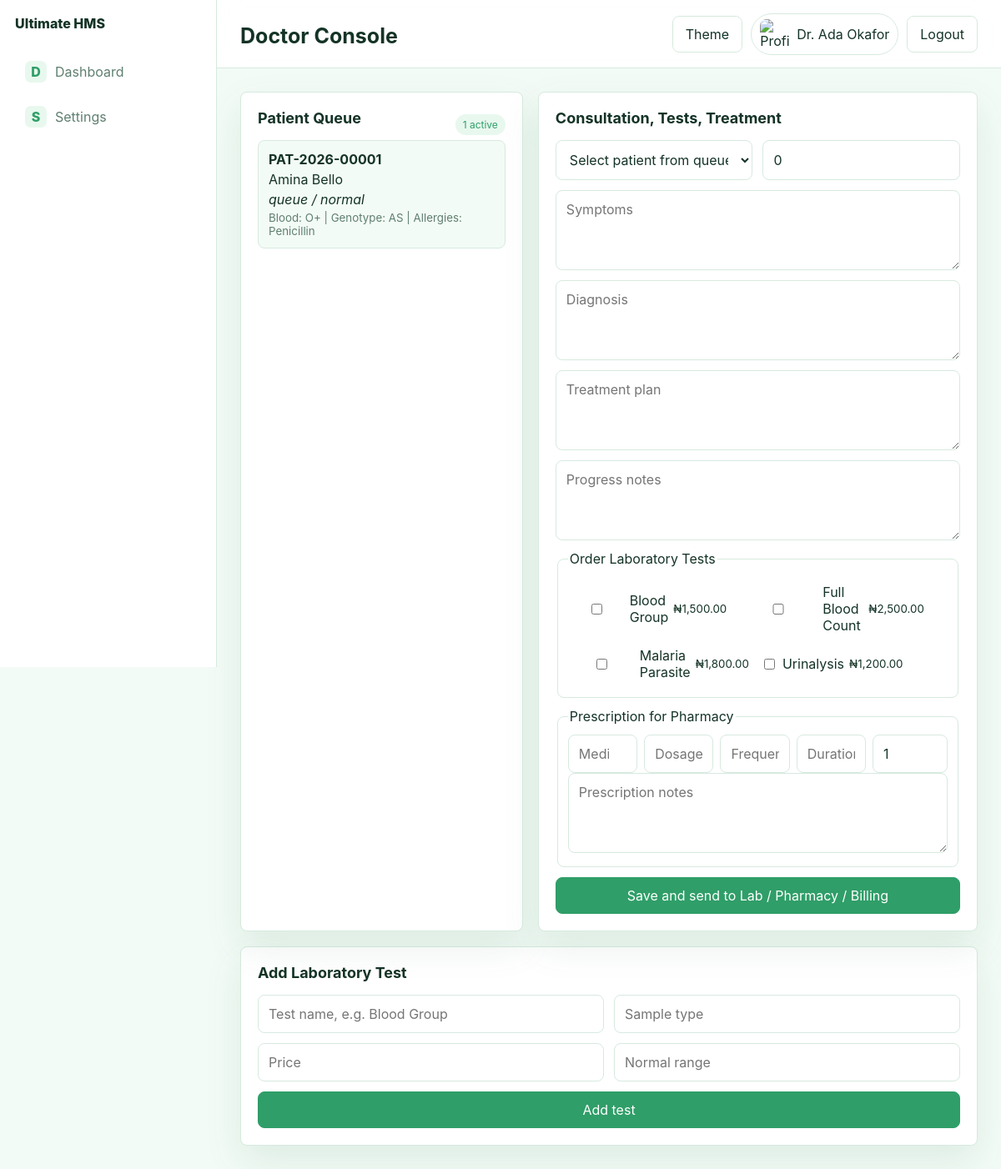
The page /admin/doctor-console.php (signed in) on the database its author committed.
### tables this page shows
CREATE TABLE IF NOT EXISTS visits (
  id INT AUTO_INCREMENT PRIMARY KEY,
  visit_no VARCHAR(40) NOT NULL UNIQUE,
  patient_id INT NOT NULL,
  appointment_id INT NULL,
  doctor_id INT NULL,
  status ENUM('queue','consulting','lab','pharmacy','billing','admitted','closed') DEFAULT 'queue',
  priority ENUM('normal','urgent','emergency') DEFAULT 'normal',
  created_at TIMESTAMP DEFAULT CURRENT_TIMESTAMP,
  closed_at DATETIME NULL,
  CONSTRAINT fk_visit_patient FOREIGN KEY (patient_id) REFERENCES patients(id),
  CONSTRAINT fk_visit_appointment FOREIGN KEY (appointment_id) REFERENCES appointments(id) ON DELETE SET NULL,
  CONSTRAINT fk_visit_doctor FOREIGN KEY (doctor_id) REFERENCES users(id) ON DELETE SET NULL,
  INDEX idx_visit_status (status, created_at)
);

CREATE TABLE IF NOT EXISTS patients (
  id INT AUTO_INCREMENT PRIMARY KEY,
  patient_no VARCHAR(40) NOT NULL UNIQUE,
  first_name VARCHAR(80) NOT NULL,
  last_name VARCHAR(80) NOT NULL,
  gender ENUM('male','female','other') NOT NULL,
  date_of_birth DATE NULL,
  blood_group VARCHAR(8) NULL,
  genotype VARCHAR(8) NULL,
  allergies TEXT NULL,
  phone VARCHAR(40) NULL,
  email VARCHAR(160) NULL,
  address TEXT NULL,
  emergency_name VARCHAR(160) NULL,
  emergency_phone VARCHAR(40) NULL,
  portal_user_id INT NULL,
  created_at TIMESTAMP DEFAULT CURRENT_TIMESTAMP,
  updated_at TIMESTAMP NULL ON UPDATE CURRENT_TIMESTAMP,
  FULLTEXT KEY idx_patient_search (patient_no, first_name, last_name, phone),
  CONSTRAINT fk_patient_portal_user FOREIGN KEY (portal_user_id) REFERENCES users(id) ON DELETE SET NULL
);

CREATE TABLE IF NOT EXISTS lab_tests (
  id INT AUTO_INCREMENT PRIMARY KEY,
  name VARCHAR(160) NOT NULL UNIQUE,
  sample_type VARCHAR(80) NOT NULL,
  price DECIMAL(12,2) NOT NULL DEFAULT 0,
  normal_range VARCHAR(160) NULL
);

### includes/bootstrap.php (called while the page is built, shortened)
<?php
$config = require dirname(__DIR__) . '/config.php';
function config(string $key, mixed $default = null): mixed
{
    global $config;
    $value = $config;
    foreach (explode('.', $key) as $part) {
        $value = $value[$part];
    }
    return $value;
}
function app_url(string $path = ''): string
{
    $scriptDir = str_replace('\\', '/', dirname($_SERVER['SCRIPT_NAME'] ?? ''));
    $base = preg_replace('#/(install|admin|api)$#', '', rtrim($scriptDir, '/'));
    $base = $base === '/' ? '' : $base;
    $scheme = (!empty($_SERVER['HTTPS']) && $_SERVER['HTTPS'] !== 'off') ? 'https' : 'http';
    $host = $_SERVER['HTTP_HOST'] ?? 'localhost';
    return "{$scheme}://{$host}{$base}/" . ltrim($path, '/');
}
function e(?string $value): string
{
    return htmlspecialchars((string) $value, ENT_QUOTES, 'UTF-8');
}

### config.sample.php (called while the page is built)
<?php
return [
    'app' => [
        'name' => 'UltimateCooperative HMS',
        'url' => 'http://localhost/UltimateCooperative',
        'timezone' => 'Africa/Lagos',
        'installed' => false,
        'jwt_secret' => 'change-this-during-installation',
        'upload_path' => __DIR__ . '/uploads',
    ],
    'database' => [
        'driver' => 'mysql',
        'host' => '127.0.0.1',
        'port' => '3306',
        'name' => 'ultimate_hms',
        'user' => 'root',
        'password' => '',
        'charset' => 'utf8mb4',
    ],
];

### config.php (called while the page is built, shortened)
<?php
return require __DIR__ . '/config.sample.php';

### includes/Auth.php (called while the page is built, shortened)
<?php
final class Auth
{
    public static function user(): ?array
    {
        return $_SESSION['user'] ?? null;
    }
    public static function can(string $permission): bool
    {
        $user = self::user();
        $count = Database::query(
            'SELECT COUNT(*) AS total FROM role_permissions rp JOIN permissions p ON p.id = rp.permission_id WHERE rp.role_id = ? AND p.slug = ?',
            [$user['role_id'], $permission]
        )->fetch()['total'] ?? 0;
        return (int) $count > 0;
    }
}

### includes/Database.php (called while the page is built, shortened)
<?php
final class Database
{
    private static ?PDO $pdo = null;
    public static function connection(): PDO
    {
        if (self::$pdo instanceof PDO) {
            return self::$pdo;
        }
        $driver = config('database.driver', 'mysql');
        $host = config('database.host');
        $port = config('database.port');
        $name = config('database.name');
        $charset = config('database.charset', 'utf8mb4');
        if ($driver === 'pgsql') {
            $dsn = "pgsql:host={$host};port={$port};dbname={$name}";
        } else {
            $dsn = "mysql:host={$host};port={$port};dbname={$name};charset={$charset}";
        }
        self::$pdo = new PDO($dsn, config('database.user'), config('database.password'), [
            PDO::ATTR_ERRMODE => PDO::ERRMODE_EXCEPTION,
            PDO::ATTR_DEFAULT_FETCH_MODE => PDO::FETCH_ASSOC,
            PDO::ATTR_EMULATE_PREPARES => false,
        ]);
        return self::$pdo;
    }
    public static function query(string $sql, array $params = []): PDOStatement
    {
        $statement = self::connection()->prepare($sql);
        $statement->execute($params);
        return $statement;
    }
}

### includes/helpers.php (called while the page is built, shortened)
<?php
function money(float|int|string $amount): string
{
    return number_format((float) $amount, 2);
}

### admin/doctor-console.php (the view, shortened to what this page needs)
<?php
require_once dirname(__DIR__) . '/includes/bootstrap.php';
require_once dirname(__DIR__) . '/includes/helpers.php';
$doctorFilter = Auth::user()['role_slug'] === 'doctor' ? ' AND (v.doctor_id IS NULL OR v.doctor_id=' . (int) Auth::user()['id'] . ')' : '';
$visits = Database::query('SELECT v.*, p.patient_no, CONCAT(p.first_name," ",p.last_name) patient_name, p.blood_group, p.genotype, p.allergies FROM visits v JOIN patients p ON p.id=v.patient_id WHERE v.status IN ("queue","consulting","lab","pharmacy","billing")' . $doctorFilter . ' ORDER BY FIELD(v.priority,"emergency","urgent","normal"), v.created_at DESC LIMIT 30')->fetchAll();
$tests = Database::query('SELECT * FROM lab_tests ORDER BY name')->fetchAll();
$title = 'Doctor Console';
require dirname(__DIR__) . '/templates/header.php';
?>
<section class="doctor-layout">
  <article class="panel">
    <div class="panel-head"><h2>Patient Queue</h2><span class="pill"><?= count($visits) ?> active</span></div>
    <div class="queue-cards">
      <?php foreach ($visits as $visit): ?>
        <button class="queue-card" data-visit="<?= (int) $visit['id'] ?>">
          <strong><?= e($visit['patient_no']) ?></strong>
          <span><?= e($visit['patient_name']) ?></span>
          <em><?= e($visit['status'].' / '.$visit['priority']) ?></em>
          <small>Blood: <?= e($visit['blood_group'] ?: 'Unknown') ?> | Genotype: <?= e($visit['genotype'] ?: 'Unknown') ?> | Allergies: <?= e($visit['allergies'] ?: 'None') ?></small>
        </button>
      <?php endforeach; ?>
    </div>
  </article>
  <article class="panel">
    <h2>Consultation, Tests, Treatment</h2>
    <form method="post" class="form-grid wide" id="doctorForm">
      <select name="visit_id" id="visitSelect" required><option value="">Select patient from queue</option></select>
      <input name="consultation_fee" type="number" step="0.01" value="0" placeholder="Consultation fee">
      <textarea name="symptoms" placeholder="Symptoms"></textarea><textarea name="diagnosis" placeholder="Diagnosis"></textarea>
      <textarea name="treatment_plan" placeholder="Treatment plan"></textarea><textarea name="progress_notes" placeholder="Progress notes"></textarea>
      <fieldset><legend>Order Laboratory Tests</legend><?php foreach ($tests as $test): ?><label class="checkline"><input type="checkbox" name="lab_test_id[]" value="<?= (int) $test['id'] ?>"> <?= e($test['name']) ?> <small>₦<?= money($test['price']) ?></small></label><?php endforeach; ?></fieldset>
      <fieldset><legend>Prescription for Pharmacy</legend>
        <div class="rx-grid"><input name="medicine_name[]" list="medicineList" placeholder="Medicine"><input name="dosage[]" placeholder="Dosage"><input name="frequency[]" placeholder="Frequency"><input name="duration[]" placeholder="Duration"><input name="quantity[]" type="number" value="1" min="1"></div>
        <textarea name="rx_notes" placeholder="Prescription notes"></textarea>
      </fieldset>
      <button class="button primary">Save and send to Lab / Pharmacy / Billing</button>
    </form>
  </article>
</section>
<section class="panel">
  <h2>Add Laboratory Test</h2>
  <form method="post" class="form-grid">
    <input name="name" placeholder="Test name, e.g. Blood Group" required><input name="sample_type" placeholder="Sample type" required>
    <input name="price" type="number" step="0.01" placeholder="Price" required><input name="normal_range" placeholder="Normal range">
    <button class="button primary">Add test</button>
  </form>
</section>
<?php require dirname(__DIR__) . '/templates/footer.php'; ?>

### templates/header.php (shortened to what this page needs)
<?php
$user = Auth::user();
$hospital = null;
?>
<!doctype html>
<html lang="en" data-theme="<?= e($_COOKIE['theme'] ?? 'light') ?>">
<head>
  <link rel="stylesheet" href="<?= app_url('css/app.css') ?>">
</head>
<body>
<div class="app-shell">
  <aside class="sidebar" id="sidebarNav">
    <a class="logo-row" href="<?= app_url('admin/dashboard.php') ?>">
      <span><?= e($hospital['name'] ?? 'Ultimate HMS') ?></span>
    </a>
    <nav>
      <?php
      $roleMenus = [
          'super_admin' => ['Dashboard','Doctor Console','Patients','Laboratory','Pharmacy','Medical Records','Wards','Staff','Billing','Stocks','Appointment','Settings'],
          'hospital_admin' => ['Dashboard','Doctor Console','Patients','Laboratory','Pharmacy','Medical Records','Wards','Staff','Billing','Stocks','Appointment','Settings'],
          'doctor' => ['Dashboard','Doctor Console','Patients','Laboratory','Medical Records','Appointment','Settings'],
          'nurse' => ['Dashboard','Patients','Wards','Appointment','Settings'],
          'receptionist' => ['Dashboard','Patients','Billing','Appointment','Settings'],
          'pharmacist' => ['Dashboard','Pharmacy','Stocks','Settings'],
          'lab_technician' => ['Dashboard','Laboratory','Settings'],
          'accountant' => ['Dashboard','Billing','Settings'],
          'patient' => ['Dashboard','Settings'],
      ];
      $allowedLabels = $roleMenus[$user['role_slug'] ?? 'patient'] ?? ['Dashboard','Settings'];
      $items = [
          ['dashboard.view','Dashboard','admin/dashboard.php'],
          ['emr.manage','Doctor Console','admin/doctor-console.php'],
          ['patients.manage','Patients','admin/patients.php'],
          ['lab.manage','Laboratory','admin/lab.php'],
          ['pharmacy.manage','Pharmacy','admin/pharmacy.php'],
          ['emr.manage','Medical Records','admin/patient-file.php'],
          ['admissions.manage','Wards','admin/wards.php'],
          ['staff.manage','Staff','admin/staff.php'],
          ['billing.manage','Billing','admin/billing.php'],
          ['pharmacy.manage','Stocks','admin/stocks.php'],
          ['appointments.manage','Appointment','admin/appointments.php'],
          ['dashboard.view','Settings','admin/settings.php'],
      ];
      foreach ($items as [$permission, $label, $href]):
          if (in_array($label, $allowedLabels, true) && Auth::can($permission)):
      ?>
        <a href="<?= app_url($href) ?>" title="<?= e($label) ?>"><span class="nav-icon"><?= e(substr($label, 0, 1)) ?></span><?= e($label) ?></a>
      <?php endif; endforeach; ?>
    </nav>
  </aside>
  <section class="main">
    <header class="topbar">
      <div>
        <h1><?= e($title ?? 'Dashboard') ?></h1>
      </div>
      <div class="top-actions">
        <button class="button ghost" id="themeToggle" title="Toggle theme">Theme</button>
        <?php if ($user): ?>
          <div class="profile-chip">
            <?php if (!empty($user['profile_photo'])): ?><img src="<?= app_url($user['profile_photo']) ?>" alt="Profile"><?php endif; ?>
            <span><?= e($user['name']) ?></span>
          </div>
          <a class="button ghost" href="<?= app_url('logout.php') ?>">Logout</a>
        <?php endif; ?>
      </div>
    </header>
    <main class="content">

### templates/footer.php (shortened to what this page needs)
    </main>
  </section>
</div>
</body>
</html>

### css/app.css (style rules this page uses)
:root { --bg: #f3fbf6; --panel: #ffffff; --text: #143326; --muted: #5f7f70; --primary: #2f9e68; --accent: #86cfa3; --danger: #b42318; --line: #d7eadf; --soft: #e8f8ee; --shadow: 0 18px 45px rgba(30, 112, 72, .1); }
* { box-sizing: border-box; }
body { margin: 0; background: var(--bg); color: var(--text); font-family: Inter, Segoe UI, Arial, sans-serif; }
a { color: inherit; text-decoration: none; }
input, select, textarea, button { font: inherit; }
input, select, textarea { width: 100%; border: 1px solid var(--line); background: var(--panel); color: var(--text); border-radius: 8px; padding: 12px; }
textarea { min-height: 96px; resize: vertical; }
.app-shell { display: grid; grid-template-columns: 260px 1fr; min-height: 100vh; }
.sidebar { background: var(--panel); border-right: 1px solid var(--line); padding: 18px; position: sticky; top: 0; height: 100vh; z-index: 5; }
.logo-row { display: flex; align-items: center; gap: 10px; font-weight: 800; margin-bottom: 24px; }
.logo-row img, .profile-chip img { width: 36px; height: 36px; border-radius: 8px; object-fit: cover; }
.sidebar nav { display: grid; gap: 6px; }
.sidebar nav a { display: flex; gap: 10px; align-items: center; padding: 11px 12px; border-radius: 8px; color: var(--muted); }
.nav-icon { display: grid; place-items: center; width: 26px; height: 26px; border-radius: 7px; background: var(--soft); color: var(--primary); font-weight: 800; }
.main { min-width: 0; }
.topbar { min-height: 82px; background: rgba(255, 255, 255, .86); backdrop-filter: blur(14px); border-bottom: 1px solid var(--line); display: flex; align-items: center; justify-content: space-between; gap: 14px; padding: 14px 28px; position: sticky; top: 0; z-index: 2; }
.topbar h1 { margin: 4px 0 0; font-size: 25px; }
.top-actions { display: flex; gap: 10px; align-items: center; }
.profile-chip { display: flex; gap: 8px; align-items: center; background: var(--panel); border: 1px solid var(--line); border-radius: 999px; padding: 6px 10px; }
.content { padding: 28px; }
.button { border: 1px solid var(--line); background: var(--panel); color: var(--text); border-radius: 8px; padding: 11px 15px; cursor: pointer; display: inline-flex; align-items: center; justify-content: center; }
.button.primary { background: var(--primary); color: #fff; border-color: var(--primary); }
.button.ghost { background: transparent; }
.panel, .stat-card { background: var(--panel); border: 1px solid var(--line); border-radius: 8px; box-shadow: var(--shadow); }
.panel { padding: 20px; margin-bottom: 18px; }
.panel h2 { margin: 0 0 16px; font-size: 18px; }
.panel-head { display: flex; align-items: center; justify-content: space-between; gap: 10px; }
.dashboard-grid, .split, .doctor-layout { display: grid; grid-template-columns: 1.35fr .9fr; gap: 18px; }
.doctor-layout { grid-template-columns: .9fr 1.4fr; }
.pill { display: inline-flex; border-radius: 999px; background: var(--soft); color: var(--primary); padding: 5px 9px; font-size: 12px; }
.form-grid { display: grid; grid-template-columns: 1fr 1fr; gap: 12px; }
.form-grid textarea, .form-grid fieldset, .form-grid .button { grid-column: 1 / -1; }
.form-grid.wide { grid-template-columns: repeat(2, 1fr); }
fieldset { border: 1px solid var(--line); border-radius: 8px; padding: 12px; }
.checkline { display: inline-flex; gap: 6px; margin: 8px 14px 8px 0; align-items: center; }
.rx-grid { grid-column: 1 / -1; display: grid; grid-template-columns: 1fr 1fr 1fr 1fr 90px; gap: 8px; }
.staff-grid, .bed-grid, .queue-cards { display: grid; grid-template-columns: repeat(auto-fill, minmax(150px, 1fr)); gap: 12px; }
.queue-cards { grid-template-columns: 1fr; }
.staff-card, .bed, .queue-card { border: 1px solid var(--line); border-radius: 8px; padding: 12px; background: var(--bg); display: grid; gap: 4px; }
.queue-card { width: 100%; text-align: left; color: var(--text); cursor: pointer; }
.queue-card small { color: var(--muted); }

### rows shown on the page
visits: patient.patient_no "PAT-2026-00001", patient_name "Amina Bello", status+priority "queue / normal", patient.blood_group "O+", patient.genotype "AS", patient.allergies "Penicillin"
lab_tests: name "Blood Group", price "1,500.00"
lab_tests: name "Full Blood Count", price "2,500.00"
lab_tests: name "Malaria Parasite", price "1,800.00"
lab_tests: name "Urinalysis", price "1,200.00"

### other values the page prints
$hospital['name'] "Ultimate HMS"
substr($label, 0, 1) "D"
$label "Dashboard"
substr($label, 0, 1) "S"
$label "Settings"
$title "Doctor Console"
$user['name'] "Dr. Ada Okafor"
count($visits) "1"
